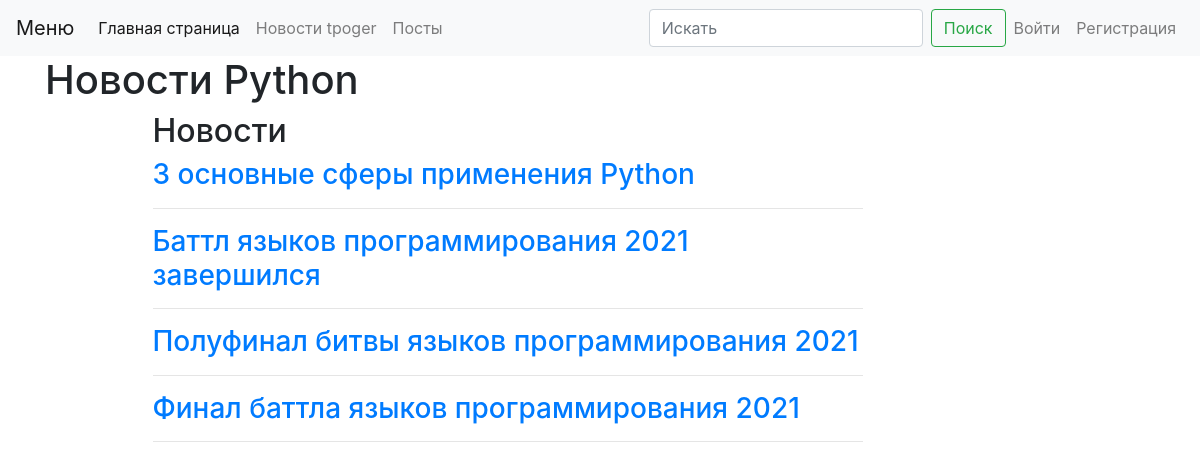
The app's page /tproger with its own data.
### webapp/news/models.py (models this page shows, shortened)
class News(db.Model):
    id = db.Column(db.Integer, primary_key=True)
    title = db.Column(db.String, nullable=False)
    url = db.Column(db.String, unique=True, nullable=False)
    text = db.Column(db.Text, nullable=True)

### webapp/news/views.py (the view)
@blueprint.route("/tproger")
def index():
    title = 'Новости Python'
    news_list = News.query.order_by(News.title).all()
    return render_template('news/index.html', page_title=title, news_list=news_list)

### webapp/templates/news/index.html (shortened to what this page needs)
{% extends "base.html" %}
{% block content %}
<div class="container">
  <div class="row">
    <div class="col-1">
    </div>
    <div class="col-8">
        <h2>Новости</h2>
        {% for news in news_list %}
        <h3><a href="{{ news.url }}">{{ news.title }}</a> </h3>
        <hr />
        {% endfor %}
    </div>
    <div class="col-3">
    </div>
  </div>
</div>
  {% endblock %}

### records on screen
News: title "3 основные сферы применения Python"
News: title "Баттл языков программирования 2021 завершился"
News: title "Полуфинал битвы языков программирования 2021"
News: title "Финал баттла языков программирования 2021"

### other values on screen
{{ page_title }} "Новости Python"
